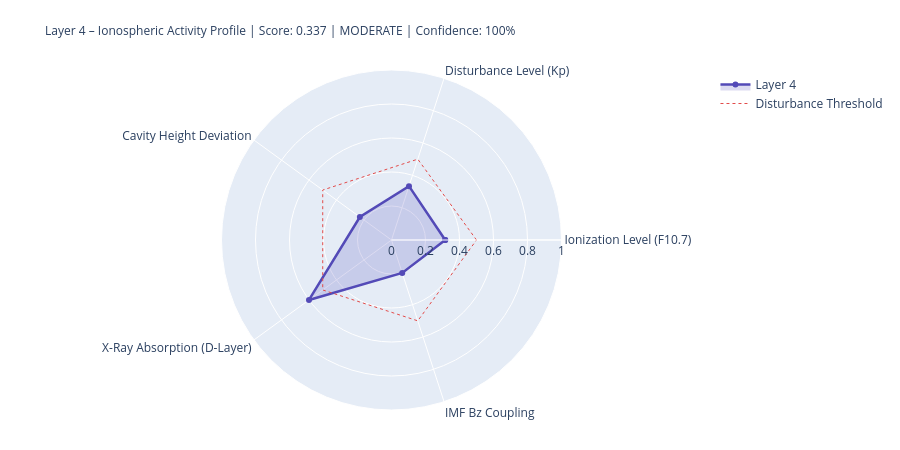

Source (notebook cell):
### Markdown cell above
---
## 4. State Assessment & Handoff to Layer 5

### Code cell
# ============================================================
# LAYER-4-SCORE
# ============================================================

COMPONENTS = {
    'Ionization Level (F10.7)':    {'score': ioniz,       'source': 'primary' if f107_now else 'from_layer0', 'dynamic': True},
    'Disturbance Level (Kp)':          {'score': disturb,     'source': 'primary' if kp_now   else 'from_layer0', 'dynamic': True},
    'Cavity Height Deviation':    {'score': h_dev,       'source': 'derived',                                'dynamic': True},
    'X-Ray Absorption (D-Layer)':{'score': xray_ioniz,  'source': 'primary' if xray_now else 'missing',     'dynamic': True},
    'IMF Bz Coupling':             {'score': bz_coupling, 'source': 'primary' if bz_now   else 'from_layer0', 'dynamic': True},
}

available    = {k: v['score'] for k, v in COMPONENTS.items() if v['score'] is not None}
unavailable  = [k for k, v in COMPONENTS.items() if v['score'] is None]
layer4_score = round(sum(available.values()) / len(available), 4) if available else None
confidence   = round(len(available) / len(COMPONENTS), 2)
level = ('unknown' if layer4_score is None
         else 'quiet'   if layer4_score < 0.3
         else 'moderate' if layer4_score < 0.6
         else 'active')
dominant_l4 = max(available, key=available.get) if available else 'none'

# Resonance delta for Schumann SR-1
sr1_ref = schumann_freq(1, 80.0)
sr1_now = schumann_freq(1, h_eff)
sr1_delta_mhz = (sr1_now - sr1_ref) * 1000

# Propagation conditions
prop_cond = ('disturbed'   if kp_val > 4
             else 'unsettled' if kp_val > 2
             else 'normal')
if xray_class in ['X', 'M']:
    prop_cond = 'Radio-Blackout moeglich'

W = 68
print('=' * W)
print('LAYER 4 – IONOSPHERE – STATE ASSESSMENT')
print('=' * W)
for name, comp in COMPONENTS.items():
    s = comp['score']
    if s is not None:
        bar = '█' * int(s * 20) + '░' * (20 - int(s * 20))
        print(f'  {name:<36} {bar}  {s:.3f}  [{comp["source"]}]')
    else:
        print(f'  {name:<36} {"─" * 20}  n/a   [missing]')
print('-' * W)
print(f'  Score:          {layer4_score:.3f}  ({len(available)}/{len(COMPONENTS)} components)')
print(f'  Confidence:     {confidence:.0%}')
print(f'  Level:          {level.upper()}')
print(f'  Dominant:       {dominant_l4}')
print(f'  Cavity height:  {h_eff:.1f} km  (Ref: 80.0 km)')
print(f'  SR-1:           {sr1_now:.3f} Hz  (Δ {sr1_delta_mhz:+.1f} mHz vs. ref)')
print(f'  Propagation:    {prop_cond}')
print(f'  X-Ray:          {xray_class}-class  ({xray_now:.2e} W/m²)' if xray_now else '  X-Ray:          n/a')
print('=' * W)

# Radar
cats   = list(available.keys())
vals_r = list(available.values())
if len(cats) >= 3:
    fig = go.Figure()
    fig.add_trace(go.Scatterpolar(
        r=vals_r + [vals_r[0]], theta=cats + [cats[0]],
        fill='toself', fillcolor='rgba(83,74,183,0.20)',
        line=dict(color='#534AB7', width=2.5), name='Layer 4'
    ))
    fig.add_trace(go.Scatterpolar(
        r=[0.5] * (len(cats)+1), theta=cats + [cats[0]],
        line=dict(color='#E24B4A', dash='dot', width=1),
        mode='lines', name='Disturbance Threshold'
    ))
    fig.update_layout(
        title=dict(
            text=f'Layer 4 – Ionospheric Activity Profile | Score: {layer4_score:.3f} | {level.upper()} | Confidence: {confidence:.0%}',
            font=dict(size=12)
        ),
        polar=dict(radialaxis=dict(visible=True, range=[0, 1])),
        height=450, showlegend=True,
        margin=dict(l=80, r=80, t=70, b=40)
    )
    fig.show()

### Figure 1 — Plotly figure (JSON) as saved in the notebook; plotly's stock layout.template omitted (floating-point values rounded to 4 significant figures)
{"data": [{"fill": "toself", "fillcolor": "rgba(83,74,183,0.20)", "line": {"color": "#534AB7", "width": 2.5}, "name": "Layer 4", "r": [0.316, 0.333, 0.23, 0.6, 0.204, 0.316], "theta": ["Ionization Level (F10.7)", "Disturbance Level (Kp)", "Cavity Height Deviation", "X-Ray Absorption (D-Layer)", "IMF Bz Coupling", "Ionization Level (F10.7)"], "type": "scatterpolar"}, {"line": {"color": "#E24B4A", "dash": "dot", "width": 1}, "mode": "lines", "name": "Disturbance Threshold", "r": [0.5, 0.5, 0.5, 0.5, 0.5, 0.5], "theta": ["Ionization Level (F10.7)", "Disturbance Level (Kp)", "Cavity Height Deviation", "X-Ray Absorption (D-Layer)", "IMF Bz Coupling", "Ionization Level (F10.7)"], "type": "scatterpolar"}], "layout": {"height": 450, "margin": {"b": 40, "l": 80, "r": 80, "t": 70}, "polar": {"radialaxis": {"range": [0, 1], "visible": true}}, "showlegend": true, "title": {"font": {"size": 12}, "text": "Layer 4 – Ionospheric Activity Profile | Score: 0.337 | MODERATE | Confidence: 100%"}}}
